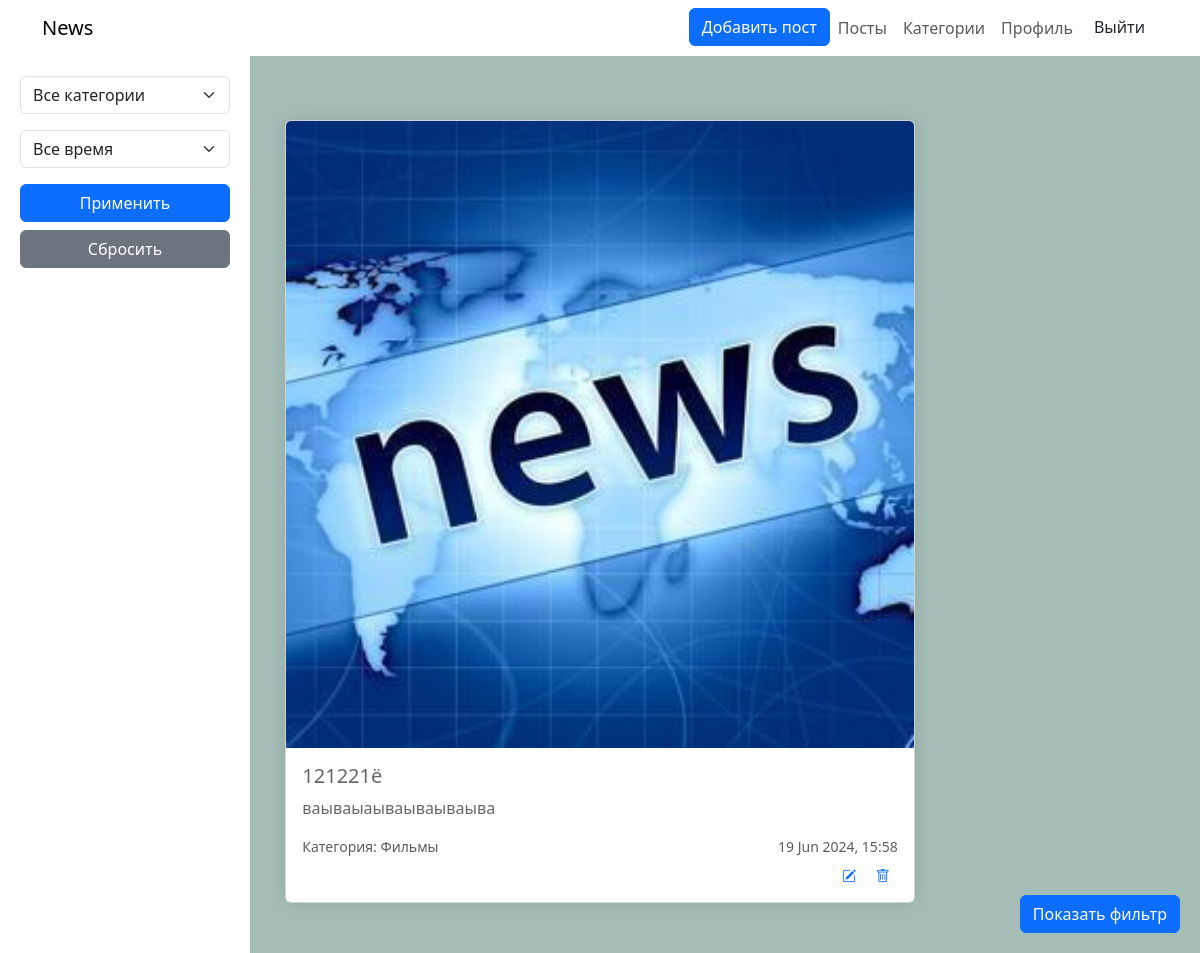
The page /posts/ (signed in) on the database its author committed.
### news/models.py (models this page shows, shortened)
class Post(models.Model):
    title = models.CharField(max_length=255,null=False)
    imagefile = models.ImageField(upload_to="post_images", default="default_news.jpg")
    description = models.TextField(null=False, blank=False)
    post = models.TextField(null=False, blank=False)
    created_at =  models.DateTimeField(auto_now_add=True)
    category = models.ForeignKey(Category, on_delete=models.PROTECT)
    user = models.ForeignKey(User, on_delete=models.CASCADE)

class Category(models.Model):
    name = models.CharField(max_length=255)

### news/views.py (the view)
# urls.py: path('posts/', PostList.as_view(), name="posts"),
class PostList(LoginRequiredMixin,ListView):
    model = Post
    template_name = "news/posts.html"
    context_object_name = "posts"
    def get_queryset(self) :
        queryset = super().get_queryset()
        self.filter = PostFilter(self.request.GET,queryset=queryset)
        return self.filter.qs
    def get_context_data(self, * ,object_list = None , **kwargs):
        context = super().get_context_data(**kwargs)
        context['filter'] = self.filter
        return context

### news/templates/news/posts.html (shortened to what this page needs)
{% extends "base.html" %}
{% load static %}
{% block content %}
<div class="sidebar" id="sidebar">
    <div class="sidebar-brand">Фильтр</div>
    <form method="get" class="filter-form">
        <div class="mb-3">
            <select name="category" id="id_category" , class="form-select">
                <option value="">Все категории</option>
            </select>
        </div>
        <div class="mb-3">
            <select name="ordering" id="id_ordering" class="form-select">
                <option value="">Все время</option>
            </select>
        </div>
        <div class="d-grid gap-2 mb-5">
            <button class="btn btn-primary" type="submit">Применить</button>
            <a class="btn btn-secondary" href="{% url 'home' %}">Сбросить</a>
        </div>
    </form>
</div>
<div class="row justify-content-center">
    <div class="col-md-10">
        {% if posts %}
        {% for post in posts %}
        <a href="{% url 'post' post.id %}" style="text-decoration: none;color: #666;">
            <div class="card news-card">
                <img src="{{post.imagefile.url}}" class="card-img-top" alt="...">
                <div class="card-body">
                    <h5 class="card-title">{{post.title}}</h5>
                    <p class="card-text">{{post.description}}</p>
                    <p class="card-text d-flex mb-2">
                        <small class="text-muted">Категория: {{post.category.name}}</small>
                        <small class="ms-auto text-muted">
                            {{post.created_at|date:"d M Y, H:i"}}
                        </small>
                    </p>
                    <p class="card-text d-flex">
                        <small class="ms-auto text-muted">
                            <a class="edit px-2 ms-auto" href="{% url 'update-post' post.id %}"><i
                                    class="bi bi-pencil-square"></i></a>
                            <a class="edit px-2" href="{% url 'delete-post' post.id %}"><i class="bi bi-trash"></i></a>
                        </small>
                    </p>
                </div>
            </div>
        </a>
        {% endfor %}
        {% else %}
        <div class="card news-card">
            <h5 class="text-center"> Посты не найдены! <a href="{% url 'create-post' %}">Создать пост?</a>
            </h5>
        </div>
        {% endif %}
    </div>
</div>
<button class="btn btn-primary filter-btn" id="filterButton">Показать фильтр</button>
{% endblock content %}

### static/css/style.css (style rules this page uses)
:root { --color-primary: #ee394c; --color-secondary: #86b7fe; --color-light: #f2f2f2; --color-gray: #ced4da; --color-dark: #212121; --color-white: #ffffff; --color-error: #e2442f; --color-warning: #ffc900; --color-info: #02a2b9; --color-success: #1ba345; --color-input: #00d1b2; --border-radius: 5px; }
body { background-color: #a4bdb7 !important; color: #000; }
.sidebar { z-index: 1; position: fixed; bottom: 0; left: 0; width: 100%; background-color: #fff; padding: 20px; display: none; }
.sidebar-brand { font-size: 24px; font-weight: bold; margin-bottom: 20px; }
.news-card { background-color: #f3f3f3; margin-bottom: 30px; border: none; border-radius: 15px; box-shadow: 0 0 20px rgba(0,0,0,0.1); }
@media (min-width: 1200px) { .sidebar { position: fixed; top: 0; left: 0; bottom: 0; width: 250px; display: block; } }
@media (min-width: 1200px) { .filter-btn { display: none; } }
@media (max-width: 1200px) { .filter-btn { display: block; position: fixed; bottom: 20px; right: 20px; z-index: 999; } }

### rows shown on the page
Post: imagefile (placeholder picture), title "121221ё", description "ваываыаываываываыва", category.name "Фильмы", created_at "19 Jun 2024, 15:58"
